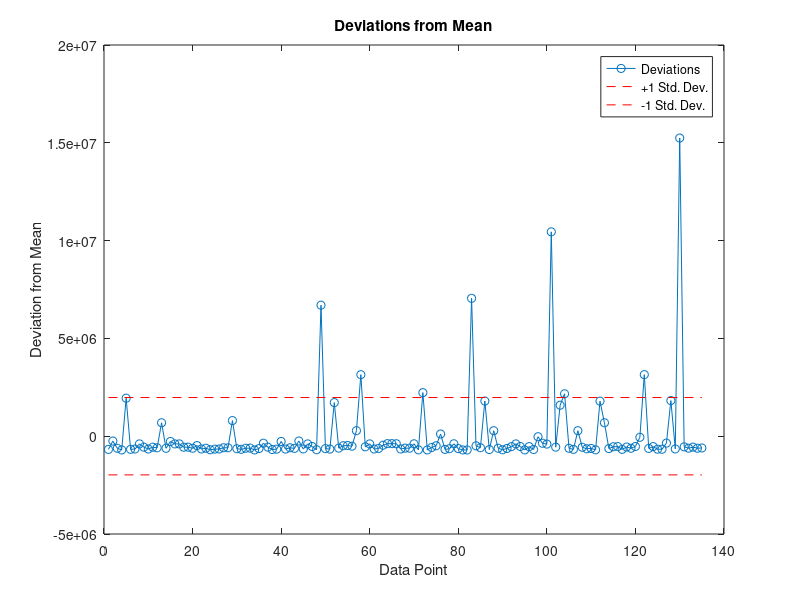

Write the MATLAB code that produced this figure.
data = load('mae10classpops.txt');

% Calculate statistics
minValue = min(data);
maxValue = max(data);
meanValue = mean(data);
medianValue = median(data);
varianceValue = var(data);
stdDevValue = std(data);

% Print the statistics
fprintf('Minimum: %d\n', minValue);
fprintf('Maximum: %d\n', maxValue);
fprintf('Mean: %f\n', meanValue);
fprintf('Median: %f\n', medianValue);
fprintf('Variance: %f\n', varianceValue);
fprintf('Standard Deviation: %f\n', stdDevValue);

% Calculate deviations from the mean for each data point
deviations = data - meanValue;

% Plot the deviations
figure;
plot(deviations, 'o-'); % 'o-' creates a line graph with circle markers
title('Deviations from Mean');
xlabel('Data Point');
ylabel('Deviation from Mean');

% Optionally, add a line for the standard deviation
hold on; % Keep the current plot
plot([1, length(data)], [stdDevValue, stdDevValue], 'r--'); % Plot std. dev. line
plot([1, length(data)], [-stdDevValue, -stdDevValue], 'r--'); % Plot -std. dev. line
hold off;

% Add a legend
legend('Deviations', '+1 Std. Dev.', '-1 Std. Dev.');
